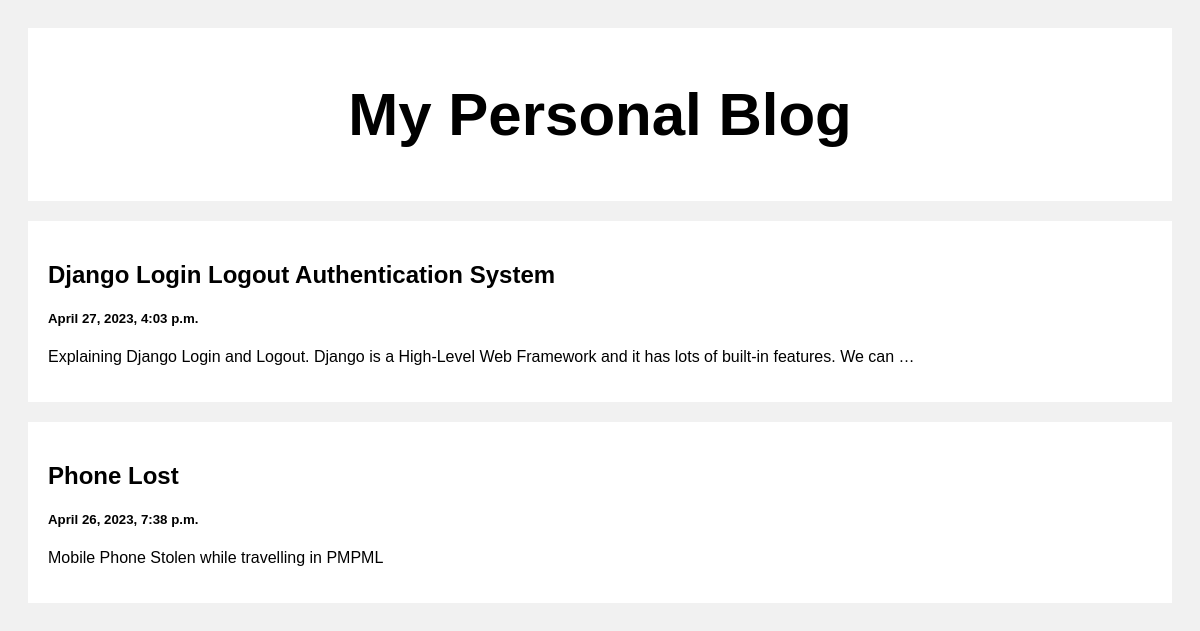
The page / on the database its author committed.
### posts/models.py (models this page shows)
class Post(models.Model):
    title = models.CharField(max_length=50)
    body = models.CharField(max_length=2000)
    created_at = models.DateTimeField(default=datetime.now, blank=True)

### posts/views.py (the view)
# urls.py: path('', views.index, name='index'),
def index(request):
    posts = Post.objects.all()
    return render(request, 'index.html', {'posts': posts})

### templates/index.html (shortened to what this page needs)
<!DOCTYPE html>
<html>
<head>
</head>
<body>
<div class="header">
  <h2> My Personal Blog</h2>
</div>
<div class="row">
  <div class="leftcolumn">
    {% for post in posts reversed %}
    <div class="card">
      <a style="text-decoration: none; color: black;" href="/post/{{post.id}}">
        <h2>{{post.title}}</h2>
        <h5>{{post.created_at}}</h5>
        <p>{{post.body|truncatewords:20}}</p>
      </a>
    </div>
    {% endfor %}
  </div>
</div>
</body>
</html>

### templates/index.html (style rules this page uses)
* { box-sizing: border-box; }
body { font-family: Arial; padding: 20px; background: #f1f1f1; }
.header { padding: 2px; font-size: 40px; text-align: center; background: white; }
.leftcolumn { float: left; width: 100%; }
.card { background-color: white; padding: 20px; margin-top: 20px; }
.row:after { content: ""; display: table; clear: both; }

### rows shown on the page
Post: title "Django Login Logout Authentication System", created_at "April 27, 2023, 4:03 p.m.", body "Explaining Django Login and Logout. Django is a High-Level Web Framework and it has lots of built-in features. We can …"
Post: title "Phone Lost", created_at "April 26, 2023, 7:38 p.m.", body "Mobile Phone Stolen while travelling in PMPML"
